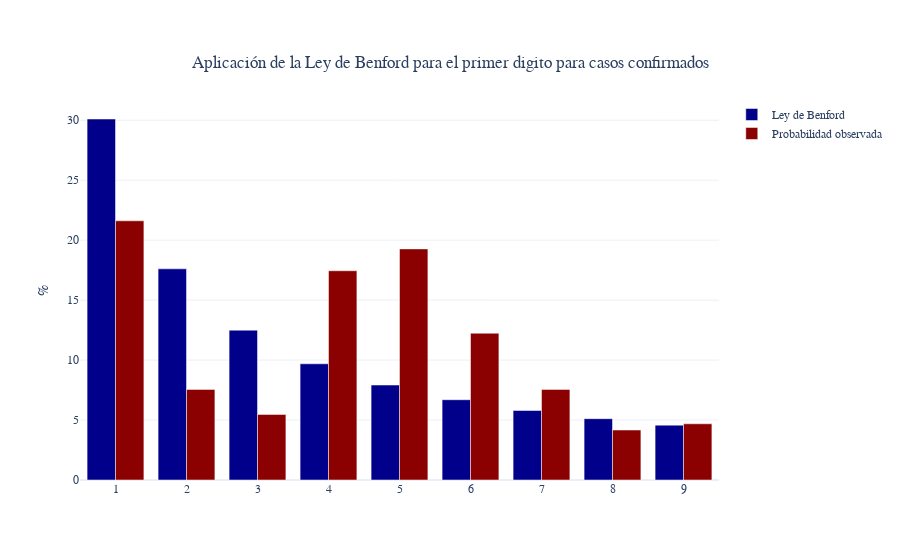

This figure's notebook cell:
### Code cell
# Primer Digito
fig = go.Figure()

fig.add_trace(go.Bar( x = Benford_Law_1['d_1'], y = Benford_Law_1['p_d_1'], 
                     name = 'Ley de Benford', 
                     marker_color = 'darkblue' ))

fig.add_trace(go.Bar( x = DF_1['index'], y = DF_1['pd_1']*100, 
                     name = 'Probabilidad observada', 
                     marker_color = 'darkred' ))

fig.update_layout( template = 'plotly_white', # "plotly", "plotly_white", "ggplot2", "seaborn", "simple_white", "none"
                  barmode = 'overlay', 
                  title = { 'text': 'Aplicación de la Ley de Benford para el primer digito para casos confirmados',
                           'y':0.9, 'x':0.5, 'xanchor': 'center', 'yanchor': 'top'}, 
                  yaxis = dict( title = '%' ),
                  font_family = 'Calibri Light', xaxis = dict( tickmode = 'linear'))

fig.update_layout( barmode = 'group' )

fig.show()

### Figure 1 — Plotly figure (JSON) as saved in the notebook; plotly's stock layout.template omitted (floating-point values rounded to 4 significant figures)
{"data": [{"marker": {"color": "darkblue"}, "name": "Ley de Benford", "type": "bar", "x": [1, 2, 3, 4, 5, 6, 7, 8, 9], "y": [30.1, 17.61, 12.49, 9.691, 7.918, 6.695, 5.799, 5.115, 4.576]}, {"marker": {"color": "darkred"}, "name": "Probabilidad observada", "type": "bar", "x": [1, 2, 3, 4, 5, 6, 7, 8, 9], "y": [21.61, 7.552, 5.469, 17.45, 19.27, 12.24, 7.552, 4.167, 4.688]}], "layout": {"barmode": "group", "font": {"family": "Calibri Light"}, "title": {"text": "Aplicación de la Ley de Benford para el primer digito para casos confirmados", "x": 0.5, "xanchor": "center", "y": 0.9, "yanchor": "top"}, "xaxis": {"tickmode": "linear"}, "yaxis": {"title": {"text": "%"}}}}
